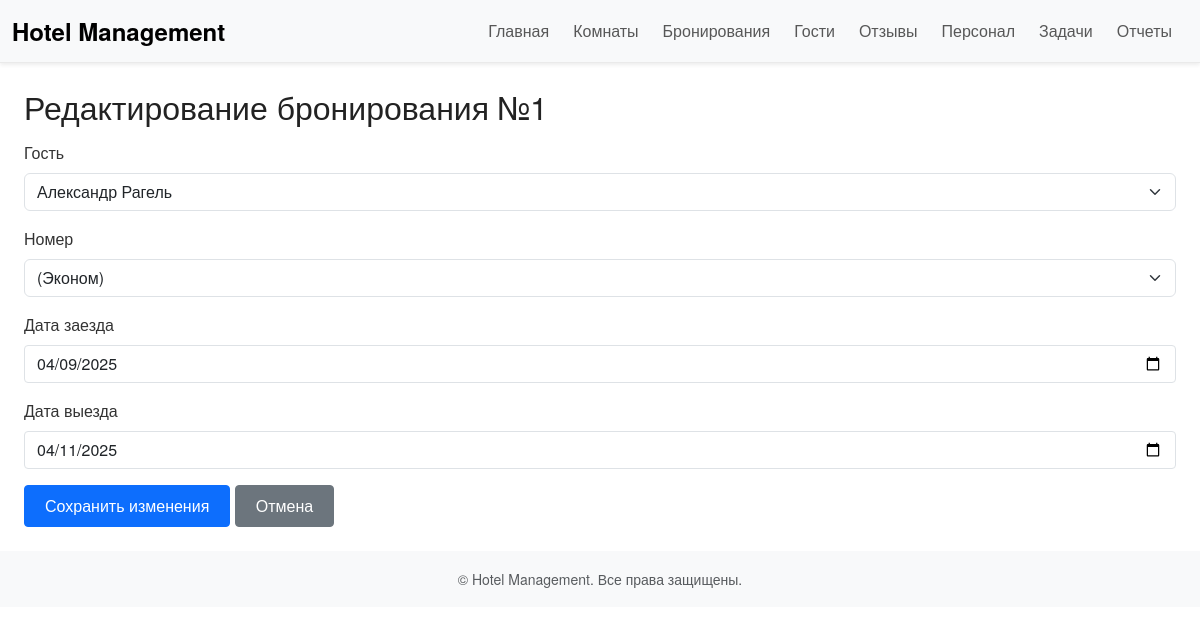
The app's page /bookings/edit/1, older data.
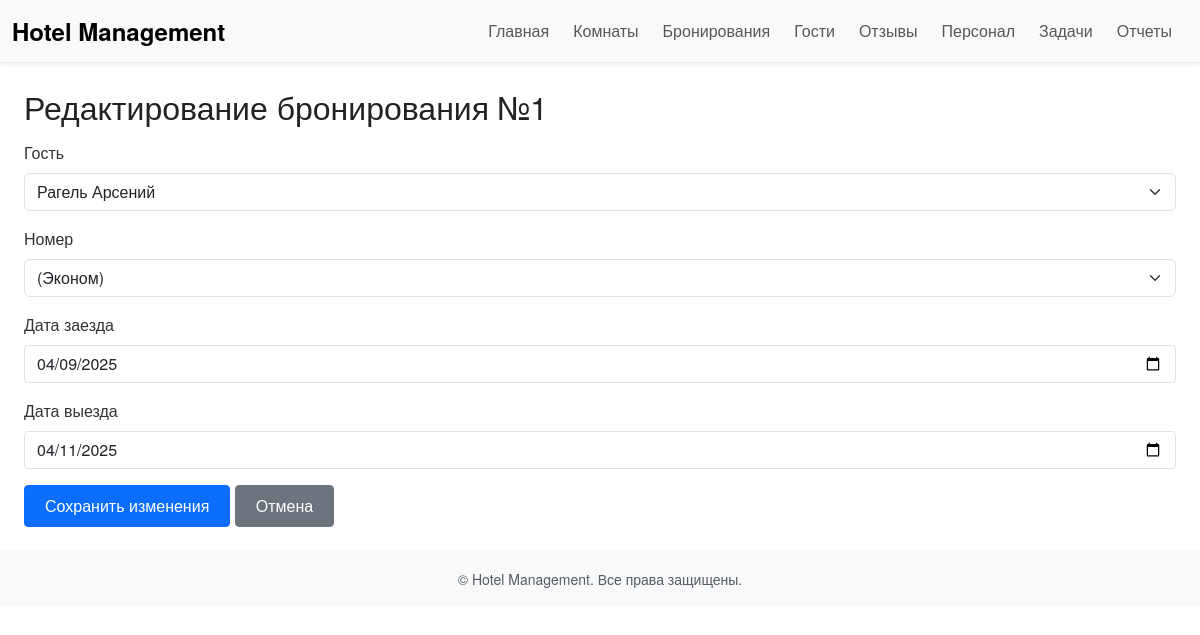
The same page, newer data.
### tables this page shows
CREATE TABLE bookings (
            id INTEGER PRIMARY KEY AUTOINCREMENT,
            guest_id INTEGER,
            room_id INTEGER,
            start_date TEXT,
            end_date TEXT,
            status TEXT DEFAULT 'active',  -- active, cancelled, completed
            FOREIGN KEY (room_id) REFERENCES rooms(id)
        );

CREATE TABLE guests (
            id INTEGER PRIMARY KEY AUTOINCREMENT,
            name TEXT NOT NULL,
            contact TEXT,
            preferences TEXT
        );

### app.py (the view, shortened to what this page needs)
@app.route('/bookings/edit/<int:booking_id>', methods=['GET', 'POST'])
def edit_booking(booking_id):
    conn = get_db_connection()
    booking = conn.execute('SELECT * FROM bookings WHERE id = ?', (booking_id,)).fetchone()
    if not booking:
        flash('Бронирование не найдено', 'danger')
        conn.close()
        return redirect(url_for('list_bookings'))
    guests = conn.execute('SELECT * FROM guests').fetchall()
    rooms = conn.execute('SELECT * FROM rooms WHERE available = 1 OR id = ?', (booking['room_id'],)).fetchall()
    conn.close()
    return render_template('edit_booking.html', booking=booking, guests=guests, rooms=rooms)

### app.py (called while the page is built)
def get_db_connection():
    conn = sqlite3.connect(DATABASE)
    conn.row_factory = sqlite3.Row  # позволит обращаться по именам столбцов
    return conn

### templates/edit_booking.html (shortened to what this page needs)
{% extends 'base.html' %}
{% block content %}
<div class="container mt-4">
  <h2>Редактирование бронирования №{{ booking['id'] }}</h2>
  <form method="post">
    <div class="mb-3">
      <label for="guest_id" class="form-label">Гость</label>
      <select class="form-select" id="guest_id" name="guest_id" required>
        {% for guest in guests %}
          <option value="{{ guest['id'] }}" {% if guest['id'] == booking['guest_id'] %} selected {% endif %}>
            {{ guest['name'] }}
          </option>
        {% endfor %}
      </select>
    </div>
    <div class="mb-3">
      <label for="room_id" class="form-label">Номер</label>
      <select class="form-select" id="room_id" name="room_id" required>
        {% for room in rooms %}
          <option value="{{ room['id'] }}" {% if room['id'] == booking['room_id'] %} selected {% endif %}>
            {{ room['name'] }} ({{ room['type'] }})
          </option>
        {% endfor %}
      </select>
    </div>
    <div class="mb-3">
      <label for="start_date" class="form-label">Дата заезда</label>
      <input type="date" class="form-control" id="start_date" name="start_date" value="{{ booking['start_date'] }}" required>
    </div>
    <div class="mb-3">
      <label for="end_date" class="form-label">Дата выезда</label>
      <input type="date" class="form-control" id="end_date" name="end_date" value="{{ booking['end_date'] }}" required>
    </div>
    <button type="submit" class="btn btn-primary">Сохранить изменения</button>
    <a href="{{ url_for('list_bookings') }}" class="btn btn-secondary">Отмена</a>
  </form>
</div>
{% endblock %}

Row changes from the older to the newer data that the page shows:
changed bookings "(Эконом)": guest_id "Александр Рагель" → "Рагель Арсений"
